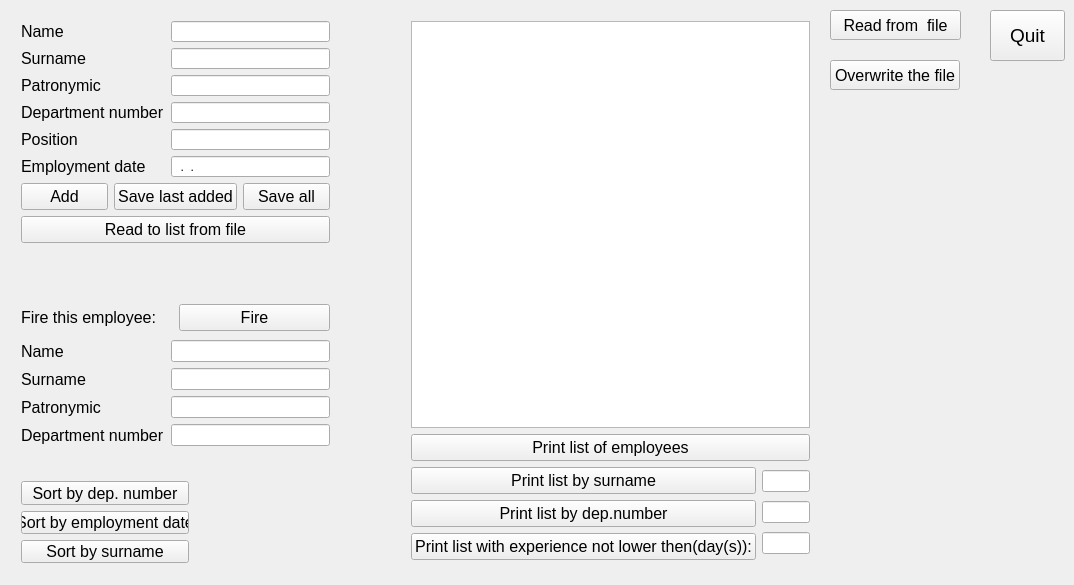
<?xml version="1.0" encoding="UTF-8"?>
<ui version="4.0">
 <class>task1_1Class</class>
 <widget class="QMainWindow" name="task1_1Class">
  <property name="geometry">
   <rect>
    <x>0</x>
    <y>0</y>
    <width>1074</width>
    <height>585</height>
   </rect>
  </property>
  <property name="sizePolicy">
   <sizepolicy hsizetype="Preferred" vsizetype="Preferred">
    <horstretch>0</horstretch>
    <verstretch>0</verstretch>
   </sizepolicy>
  </property>
  <property name="windowTitle">
   <string>task1_1</string>
  </property>
  <widget class="QWidget" name="centralWidget">
   <property name="sizePolicy">
    <sizepolicy hsizetype="Preferred" vsizetype="Preferred">
     <horstretch>0</horstretch>
     <verstretch>0</verstretch>
    </sizepolicy>
   </property>
   <property name="layoutDirection">
    <enum>Qt::LeftToRight</enum>
   </property>
   <widget class="QPushButton" name="quitBtn">
    <property name="geometry">
     <rect>
      <x>990</x>
      <y>10</y>
      <width>75</width>
      <height>51</height>
     </rect>
    </property>
    <property name="font">
     <font>
      <pointsize>14</pointsize>
     </font>
    </property>
    <property name="text">
     <string>Quit</string>
    </property>
   </widget>
   <widget class="QWidget" name="layoutWidget">
    <property name="geometry">
     <rect>
      <x>10</x>
      <y>290</y>
      <width>331</width>
      <height>171</height>
     </rect>
    </property>
    <layout class="QVBoxLayout" name="verticalLayout_5">
     <item>
      <layout class="QHBoxLayout" name="horizontalLayout_3">
       <item>
        <widget class="QLabel" name="fireLabel">
         <property name="font">
          <font>
           <pointsize>12</pointsize>
          </font>
         </property>
         <property name="text">
          <string>Fire this employee:</string>
         </property>
        </widget>
       </item>
       <item>
        <widget class="QPushButton" name="fireBtn">
         <property name="font">
          <font>
           <pointsize>12</pointsize>
          </font>
         </property>
         <property name="text">
          <string>Fire</string>
         </property>
        </widget>
       </item>
      </layout>
     </item>
     <item>
      <layout class="QHBoxLayout" name="horizontalLayout_2">
       <item>
        <layout class="QVBoxLayout" name="verticalLayout_3">
         <item>
          <widget class="QLabel" name="label_6">
           <property name="font">
            <font>
             <pointsize>12</pointsize>
            </font>
           </property>
           <property name="text">
            <string>Name</string>
           </property>
          </widget>
         </item>
         <item>
          <widget class="QLabel" name="label_7">
           <property name="font">
            <font>
             <pointsize>12</pointsize>
            </font>
           </property>
           <property name="text">
            <string>Surname</string>
           </property>
          </widget>
         </item>
         <item>
          <widget class="QLabel" name="label_8">
           <property name="font">
            <font>
             <pointsize>12</pointsize>
            </font>
           </property>
           <property name="text">
            <string>Patronymic</string>
           </property>
          </widget>
         </item>
         <item>
          <widget class="QLabel" name="label_9">
           <property name="font">
            <font>
             <pointsize>12</pointsize>
            </font>
           </property>
           <property name="text">
            <string>Department number</string>
           </property>
          </widget>
         </item>
        </layout>
       </item>
       <item>
        <layout class="QVBoxLayout" name="verticalLayout_4">
         <item>
          <widget class="QLineEdit" name="fireNameEdit"/>
         </item>
         <item>
          <widget class="QLineEdit" name="fireSurnameEdit"/>
         </item>
         <item>
          <widget class="QLineEdit" name="firePatronymicEdit"/>
         </item>
         <item>
          <widget class="QLineEdit" name="fireDepartmentNumberEdit">
           <property name="inputMask">
            <string>000000</string>
           </property>
          </widget>
         </item>
        </layout>
       </item>
      </layout>
     </item>
    </layout>
   </widget>
   <widget class="QWidget" name="layoutWidget">
    <property name="geometry">
     <rect>
      <x>400</x>
      <y>10</y>
      <width>421</width>
      <height>561</height>
     </rect>
    </property>
    <layout class="QVBoxLayout" name="verticalLayout_9">
     <item>
      <layout class="QVBoxLayout" name="verticalLayout_8">
       <item>
        <widget class="QPlainTextEdit" name="plainTextEdit">
         <property name="font">
          <font>
           <pointsize>12</pointsize>
          </font>
         </property>
         <property name="readOnly">
          <bool>false</bool>
         </property>
        </widget>
       </item>
       <item>
        <widget class="QPushButton" name="printBtn">
         <property name="font">
          <font>
           <pointsize>12</pointsize>
          </font>
         </property>
         <property name="text">
          <string>Print list of employees</string>
         </property>
        </widget>
       </item>
      </layout>
     </item>
     <item>
      <layout class="QHBoxLayout" name="horizontalLayout_4">
       <item>
        <layout class="QVBoxLayout" name="verticalLayout_7">
         <item>
          <widget class="QPushButton" name="printEmployeesWithSpecificSurnameBtn">
           <property name="font">
            <font>
             <pointsize>12</pointsize>
            </font>
           </property>
           <property name="text">
            <string>Print list by surname</string>
           </property>
          </widget>
         </item>
         <item>
          <widget class="QPushButton" name="printEmployeesWithSpecificDepNumberBtn">
           <property name="font">
            <font>
             <pointsize>12</pointsize>
            </font>
           </property>
           <property name="text">
            <string>Print list by dep.number</string>
           </property>
          </widget>
         </item>
         <item>
          <widget class="QPushButton" name="printExperienceBtn">
           <property name="font">
            <font>
             <pointsize>12</pointsize>
            </font>
           </property>
           <property name="text">
            <string>Print list with experience not lower then(day(s)):</string>
           </property>
          </widget>
         </item>
        </layout>
       </item>
       <item>
        <layout class="QVBoxLayout" name="verticalLayout_6">
         <item>
          <widget class="QLineEdit" name="printSurnameEdit">
           <property name="maxLength">
            <number>12</number>
           </property>
          </widget>
         </item>
         <item>
          <widget class="QLineEdit" name="printDepNumberEdit">
           <property name="inputMask">
            <string>D00000</string>
           </property>
          </widget>
         </item>
         <item>
          <widget class="QLineEdit" name="printExperienceEdit">
           <property name="inputMask">
            <string>D9999</string>
           </property>
          </widget>
         </item>
        </layout>
       </item>
      </layout>
     </item>
    </layout>
   </widget>
   <widget class="QWidget" name="layoutWidget">
    <property name="geometry">
     <rect>
      <x>10</x>
      <y>10</y>
      <width>331</width>
      <height>244</height>
     </rect>
    </property>
    <layout class="QVBoxLayout" name="verticalLayout_11">
     <item>
      <layout class="QVBoxLayout" name="verticalLayout_10">
       <item>
        <layout class="QHBoxLayout" name="horizontalLayout">
         <item>
          <layout class="QVBoxLayout" name="verticalLayout">
           <item>
            <widget class="QLabel" name="label">
             <property name="font">
              <font>
               <pointsize>12</pointsize>
              </font>
             </property>
             <property name="text">
              <string>Name</string>
             </property>
            </widget>
           </item>
           <item>
            <widget class="QLabel" name="label_2">
             <property name="font">
              <font>
               <pointsize>12</pointsize>
              </font>
             </property>
             <property name="text">
              <string>Surname</string>
             </property>
            </widget>
           </item>
           <item>
            <widget class="QLabel" name="label_3">
             <property name="font">
              <font>
               <pointsize>12</pointsize>
              </font>
             </property>
             <property name="text">
              <string>Patronymic</string>
             </property>
            </widget>
           </item>
           <item>
            <widget class="QLabel" name="label_4">
             <property name="font">
              <font>
               <pointsize>12</pointsize>
              </font>
             </property>
             <property name="text">
              <string>Department number</string>
             </property>
            </widget>
           </item>
           <item>
            <widget class="QLabel" name="positionLabel">
             <property name="font">
              <font>
               <pointsize>12</pointsize>
              </font>
             </property>
             <property name="text">
              <string>Position</string>
             </property>
            </widget>
           </item>
           <item>
            <widget class="QLabel" name="label_5">
             <property name="font">
              <font>
               <pointsize>12</pointsize>
              </font>
             </property>
             <property name="text">
              <string>Employment date</string>
             </property>
            </widget>
           </item>
          </layout>
         </item>
         <item>
          <layout class="QVBoxLayout" name="verticalLayout_2">
           <item>
            <widget class="QLineEdit" name="nameEdit">
             <property name="maxLength">
              <number>12</number>
             </property>
            </widget>
           </item>
           <item>
            <widget class="QLineEdit" name="surnameEdit">
             <property name="maxLength">
              <number>12</number>
             </property>
            </widget>
           </item>
           <item>
            <widget class="QLineEdit" name="patronymicEdit">
             <property name="maxLength">
              <number>12</number>
             </property>
            </widget>
           </item>
           <item>
            <widget class="QLineEdit" name="departmentNumberEdit">
             <property name="inputMask">
              <string>D00000</string>
             </property>
            </widget>
           </item>
           <item>
            <widget class="QLineEdit" name="positionEdit">
             <property name="maxLength">
              <number>30</number>
             </property>
            </widget>
           </item>
           <item>
            <widget class="QLineEdit" name="startDateEdit">
             <property name="inputMask">
              <string>99.B9.D999</string>
             </property>
            </widget>
           </item>
          </layout>
         </item>
        </layout>
       </item>
       <item>
        <layout class="QHBoxLayout" name="horizontalLayout_5">
         <item>
          <widget class="QPushButton" name="addBtn">
           <property name="font">
            <font>
             <pointsize>12</pointsize>
            </font>
           </property>
           <property name="text">
            <string>Add</string>
           </property>
          </widget>
         </item>
         <item>
          <widget class="QPushButton" name="saveLastBtn">
           <property name="font">
            <font>
             <pointsize>12</pointsize>
            </font>
           </property>
           <property name="text">
            <string>Save last added</string>
           </property>
          </widget>
         </item>
         <item>
          <widget class="QPushButton" name="saveAllBtn">
           <property name="font">
            <font>
             <pointsize>12</pointsize>
            </font>
           </property>
           <property name="text">
            <string>Save all</string>
           </property>
          </widget>
         </item>
        </layout>
       </item>
      </layout>
     </item>
     <item>
      <widget class="QPushButton" name="readToListBtn">
       <property name="font">
        <font>
         <pointsize>12</pointsize>
        </font>
       </property>
       <property name="text">
        <string>Read to list from file</string>
       </property>
      </widget>
     </item>
    </layout>
   </widget>
   <widget class="QWidget" name="layoutWidget">
    <property name="geometry">
     <rect>
      <x>10</x>
      <y>470</y>
      <width>190</width>
      <height>104</height>
     </rect>
    </property>
    <layout class="QVBoxLayout" name="verticalLayout_12">
     <item>
      <widget class="QPushButton" name="sortByDepNumberBtn">
       <property name="font">
        <font>
         <pointsize>12</pointsize>
        </font>
       </property>
       <property name="text">
        <string>Sort by dep. number</string>
       </property>
      </widget>
     </item>
     <item>
      <widget class="QPushButton" name="sortByEmploymentDateBtn">
       <property name="font">
        <font>
         <pointsize>12</pointsize>
        </font>
       </property>
       <property name="text">
        <string>Sort by employment date</string>
       </property>
      </widget>
     </item>
     <item>
      <widget class="QPushButton" name="sortBySurnameBtn">
       <property name="font">
        <font>
         <pointsize>12</pointsize>
        </font>
       </property>
       <property name="text">
        <string>Sort by surname</string>
       </property>
      </widget>
     </item>
    </layout>
   </widget>
   <widget class="QPushButton" name="readBtn">
    <property name="geometry">
     <rect>
      <x>830</x>
      <y>10</y>
      <width>131</width>
      <height>30</height>
     </rect>
    </property>
    <property name="font">
     <font>
      <pointsize>12</pointsize>
     </font>
    </property>
    <property name="text">
     <string>Read from  file</string>
    </property>
   </widget>
   <widget class="QPushButton" name="overwriteBtn">
    <property name="geometry">
     <rect>
      <x>830</x>
      <y>60</y>
      <width>130</width>
      <height>30</height>
     </rect>
    </property>
    <property name="font">
     <font>
      <pointsize>12</pointsize>
     </font>
    </property>
    <property name="text">
     <string>Overwrite the file</string>
    </property>
   </widget>
  </widget>
 </widget>
 <layoutdefault spacing="6" margin="11"/>
 <resources>
  <include location="task1_1.qrc"/>
 </resources>
 <connections/>
</ui>
